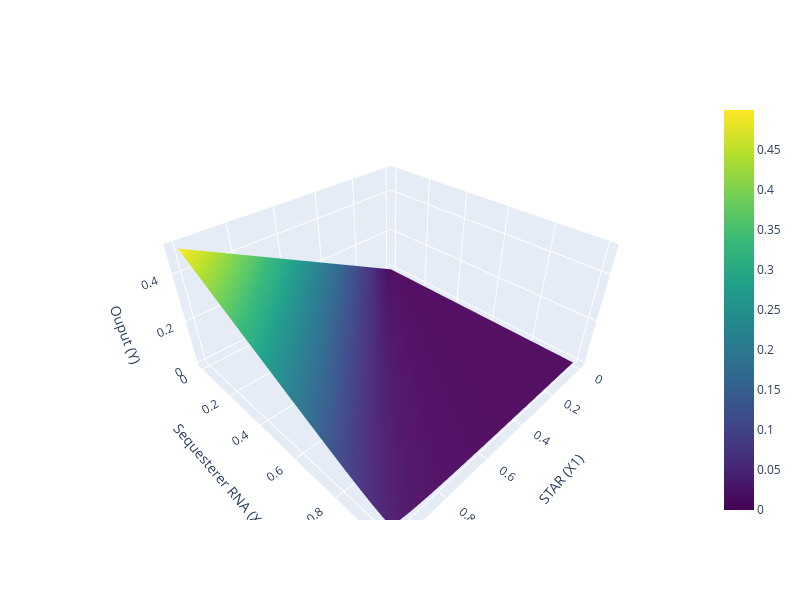

Here is the notebook cell this chart was saved with:
### Code cell
#3D-Plot of the activation functions
fig = go.Figure(data=[
    go.Surface(z=Y, x=X1, y=X2, colorscale="Viridis")
])

fig.update_layout(
    scene=dict(
        xaxis_title='STAR (X1)',
        yaxis_title='Sequesterer RNA (X2)',
        zaxis_title='Ouput (Y)'
    ),
    width=800,
    height=600
)

fig.show()

### Figure 1 — Plotly figure (JSON) as saved in the notebook; plotly's stock layout.template omitted (floating-point values rounded to 4 significant figures; data arrays with more than 128 entries replaced by an {"elided": "..."} marker saying what was removed)
{"data": [{"colorscale": [[0, "#440154"], [0.1111, "#482878"], [0.2222, "#3e4989"], [0.3333, "#31688e"], [0.4444, "#26828e"], [0.5556, "#1f9e89"], [0.6667, "#35b779"], [0.7778, "#6ece58"], [0.8889, "#b5de2b"], [1, "#fde725"]], "type": "surface", "x": {"elided": "50x50 float values"}, "y": {"elided": "50x50 float values"}, "z": {"elided": "50x50 float values"}}], "layout": {"height": 600, "scene": {"xaxis": {"title": {"text": "STAR (X1)"}}, "yaxis": {"title": {"text": "Sequesterer RNA (X2)"}}, "zaxis": {"title": {"text": "Ouput (Y)"}}}, "width": 800}}
